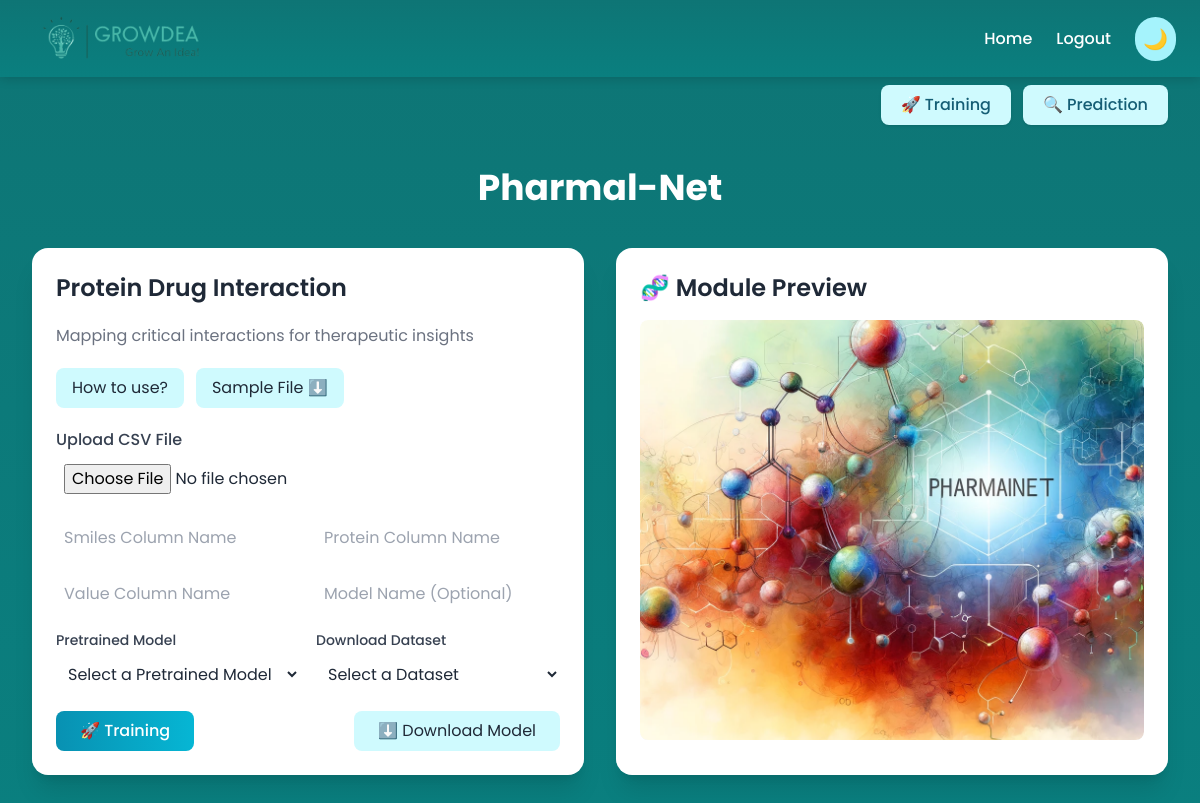
The app's page /module/Pharmal-Net/ (signed in) with its own data.
### portal/models.py (models this page shows, shortened)
class Module(models.Model):
    name = models.CharField(max_length=100, unique=True)
    description = models.TextField(blank=True)
    is_free = models.BooleanField(default=False)
    is_premium = models.BooleanField(default=False, help_text="Check if this module requires premium access.")
    image = models.ImageField(upload_to='modules/', blank=True, null=True, help_text="Upload an image for this module.")
    image_url = models.URLField(blank=True, null=True, help_text="OR enter an external image URL for this module.")

### portal/views.py (the view)
# urls.py: path('module/<str:name>/', views.module_detail, name='module_detail'),
@login_required
def module_detail(request, name):
    module = get_object_or_404(Module, name__iexact=name)
    profile = Profile.objects.get(user=request.user)
    if module.is_premium and not profile.is_premium and not profile.is_trial_active:
        messages.warning(request, "🚫 This module requires Premium access.")
        return redirect('home')
    if module.name.lower() == "pharmal-net":
        return render(request, 'portal/pharmal_net.html', {
            'module': module,
            'profile': profile
        })
    return render(request, 'portal/module_detail.html', {
        'module': module,
        'profile': profile
    })

### templates/portal/pharmal_net.html (shortened to what this page needs)
{% extends 'base.html' %}
{% load static %}
{% block content %}
<script src="https://cdn.tailwindcss.com"></script>
<div class="min-h-screen text-gray-800 px-8 py-10 pt-32 relative transition-colors duration-300">
  <div class="max-w-7xl mx-auto space-y-10">
<div class="absolute top-[85px] right-8 flex space-x-3 z-40">
  <a href="{% url 'pharmalnet_train' %}"
     class="px-5 py-2 rounded-lg font-medium shadow transition-all duration-200
            {% if 'pharmal-net/' in request.path and 'predict' not in request.path %}
                bg-cyan-600 text-white shadow-lg
            {% else %}
                bg-cyan-100 text-cyan-800 hover:bg-cyan-200
            {% endif %}">
    🚀 Training
  </a>
  <a href="{% url 'pharmalnet_predict' %}"
     class="px-5 py-2 rounded-lg font-medium shadow transition-all duration-200
            {% if 'predict' in request.path %}
                bg-cyan-600 text-white shadow-lg
            {% else %}
                bg-cyan-100 text-cyan-800 hover:bg-cyan-200
            {% endif %}">
    🔍 Prediction
  </a>
</div>
    <div class="text-center text-white">
      <h1 class="text-center text-4xl font-bold text-white mb-2">{{ module.name }}</h1>
    </div>
    <div class="grid grid-cols-1 md:grid-cols-2 gap-8">
      <div
        class="bg-white rounded-2xl shadow-xl p-6 space-y-5 transform transition-transform duration-300 hover:scale-[1.02] hover:shadow-2xl">
        <h2 class="text-2xl font-semibold text-gray-800">Protein Drug Interaction</h2>
        <p class="text-gray-500">Mapping critical interactions for therapeutic insights</p>
        <div class="flex flex-wrap gap-3">
          <button
            class="bg-cyan-100 hover:bg-cyan-200 text-gray-800 dark:bg-cyan-800 dark:hover:bg-cyan-700 dark:text-white px-4 py-2 rounded-lg transition">How to use?</button>
          <a href="{% static 'pretrained/datasets/sample_data.csv' %}"
          download="sample_data.csv"
          class="bg-cyan-100 hover:bg-cyan-200 text-gray-800 dark:bg-cyan-800 dark:hover:bg-cyan-700 dark:text-white px-4 py-2 rounded-lg transition inline-block">
          Sample File ⬇️
          </a>
        </div>
        <form id="trainForm" method="POST" enctype="multipart/form-data" class="space-y-4">
          <div>
            <label class="block text-gray-700 font-medium mb-1">Upload CSV File</label>
            <input type="file" name="dataset" id="csvInput" accept=".csv"
              class="w-full border border-gray-300 rounded-lg p-2 focus:ring-2 focus:ring-cyan-500 text-gray-800 bg-white">
          </div>
          <div class="grid grid-cols-2 gap-4">
            <input type="text" name="smiles_col" id="smilesCol" placeholder="Smiles Column Name"
              class="border border-gray-300 rounded-lg p-2 text-gray-800 focus:ring-2 focus:ring-cyan-500">
            <input type="text" name="protein_col" id="proteinCol" placeholder="Protein Column Name"
              class="border border-gray-300 rounded-lg p-2 text-gray-800 focus:ring-2 focus:ring-cyan-500">
            <input type="text" name="value_col" id="valueCol" placeholder="Value Column Name"
              class="border border-gray-300 rounded-lg p-2 text-gray-800 focus:ring-2 focus:ring-cyan-500">
            <input type="text" name="model_name" id="modelName" placeholder="Model Name (Optional)"
              class="border border-gray-300 rounded-lg p-2 text-gray-800 focus:ring-2 focus:ring-cyan-500">
          </div>
          <div class="grid grid-cols-2 gap-4 mt-2">
            <div>
              <label class="text-gray-700 text-sm font-medium mb-1 block">Pretrained Model</label>
              <select id="pretrainedModel"
                class="w-full border border-gray-300 rounded-lg p-2 text-gray-800 focus:ring-2 focus:ring-cyan-500">
                <option value="">Select a Pretrained Model</option>
              </select>
            </div>
            <div>
              <label class="text-gray-700 text-sm font-medium mb-1 block">Download Dataset</label>
              <select id="downloadDataset"
                class="w-full border border-gray-300 rounded-lg p-2 text-gray-800 focus:ring-2 focus:ring-cyan-500">
                <option value="">Select a Dataset</option>
              </select>
            </div>
          </div>
          <div class="flex justify-between items-center mt-4">
            <button type="submit" id="trainBtn"
              class="bg-gradient-to-r from-cyan-600 to-cyan-500 hover:from-cyan-700 hover:to-cyan-600 text-white px-6 py-2 rounded-lg font-medium transition transform hover:scale-[1.03] active:scale-[0.98]">
              🚀 Training
            </button>
            <button type="button" id="downloadModelBtn"
              class="bg-cyan-100 hover:bg-cyan-200 text-gray-800 dark:bg-cyan-800 dark:hover:bg-cyan-700 dark:text-white px-6 py-2 rounded-lg transition">
              ⬇️ Download Model
            </button>
          </div>
        </form>
      </div>
      <div
        class="bg-white rounded-2xl shadow-xl p-6 transform transition-transform duration-300 hover:scale-[1.02] hover:shadow-2xl relative">
        <h2 id="panelTitle" class="text-2xl font-semibold mb-4 text-gray-800">🧬 Module Preview</h2>
        <div id="imageContainer"
          class="w-full h-[420px] flex items-center justify-center overflow-hidden rounded-lg transition-opacity duration-500">
          {% if module.image %}
          <img src="{{ module.image.url }}" alt="{{ module.name }}"
            class="rounded-lg shadow-md object-cover w-full h-full">
          {% else %}
          <p class="text-gray-500 italic">No preview image available</p>
          {% endif %}
        </div>
      </div>
    </div>
  </div>
</div>
{% endblock %}

### static/css/style.css (style rules this page uses)
* { margin: 0; padding: 0; box-sizing: border-box; }
body { font-family: 'Poppins', sans-serif; background: linear-gradient(135deg, #0a3d3c, #107b7d); min-height: 100vh; color: #fff; overflow-x: hidden; }
input, select { width: 100%; padding: 10px; border: none; border-radius: 10px; background: rgba(255, 255, 255, 0.15); color: #fff; }
input::placeholder { color: #ccc; }
html, body, * { transition: background-color 0.4s ease, color 0.4s ease, border-color 0.4s ease; }

### templates/portal/pharmal_net.html (style rules this page uses)
body.light-mode, html:not(.dark) body { background: linear-gradient(to bottom, #0e7575, #0a7f7f) !important; }

### templates/base.html (style rules this page uses)
html, body, main, header { transition: background-color 0.4s ease, color 0.4s ease; }
body { background: linear-gradient(180deg, #0e7575 0%, #087979 50%, #0a7f7f 100%); }

### records on screen
Module: name "Pharmal-Net", image (picture)
